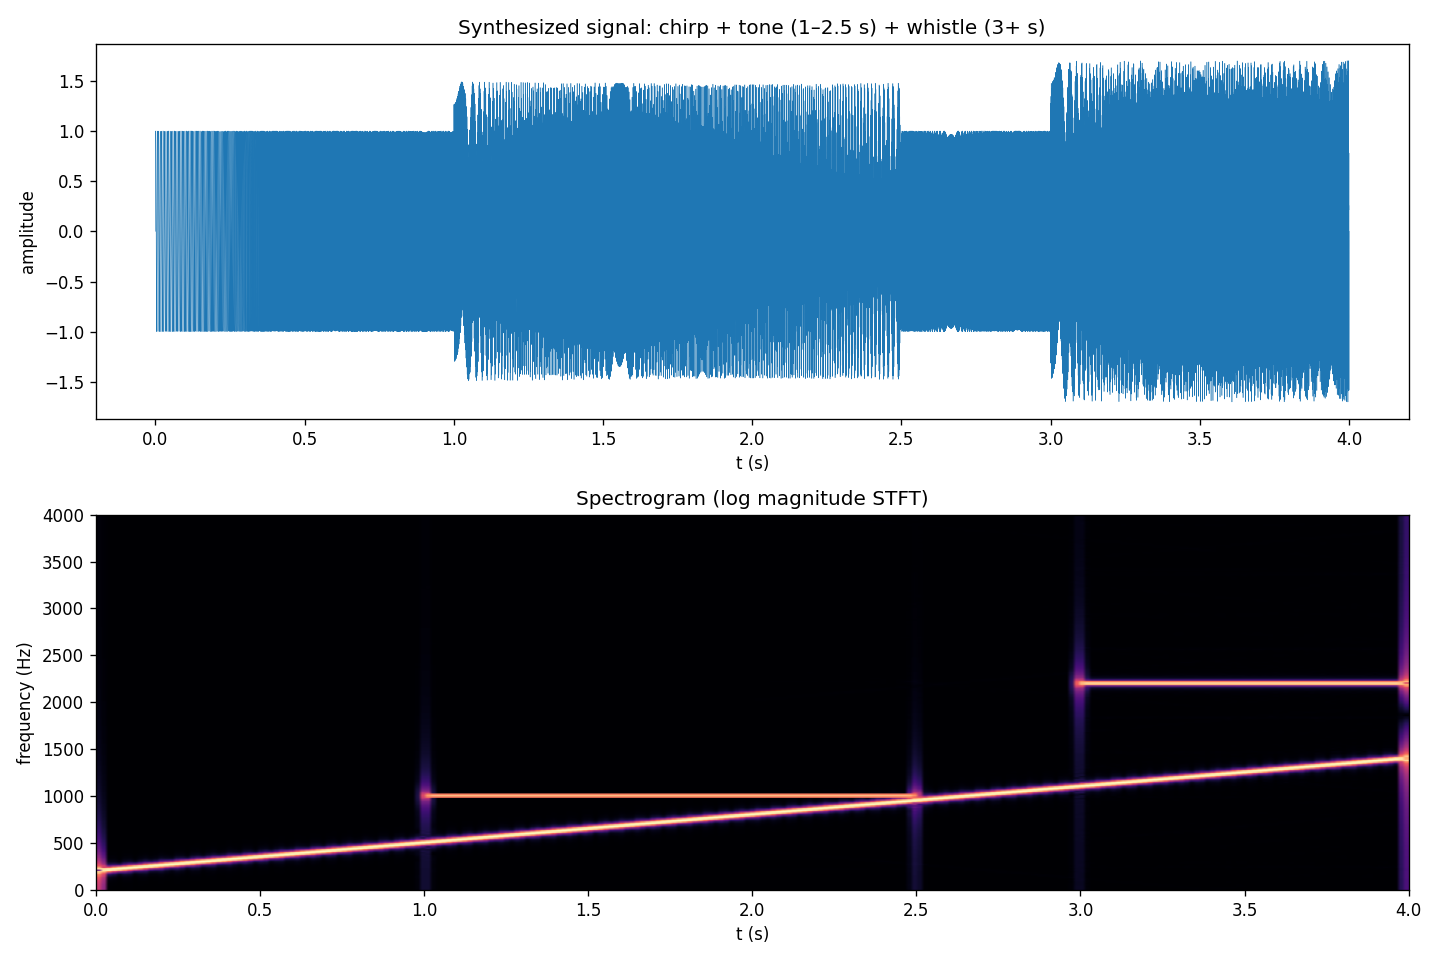

The script that drew this image:
"""Spectrogram — short-time Fourier transform.

The same Fourier idea (1807) applied to a sliding window gives a spectrogram:
which frequencies are present *when*. This is how Shazam recognizes songs
and how speech recognizers see phonemes.

This script synthesizes a signal (chirp + tone + whistle) so it runs without
needing a microphone or audio file.
"""
import math
from pathlib import Path

import matplotlib.pyplot as plt
import torch

sample_rate = 8000
duration = 4.0
t = torch.linspace(0, duration, int(sample_rate * duration))

chirp = torch.sin(2 * math.pi * (200 + 600 * t / duration) * t)
tone = 0.5 * torch.sin(2 * math.pi * 1000 * t) * ((t > 1.0) & (t < 2.5)).float()
whistle = 0.7 * torch.sin(2 * math.pi * 2200 * t) * (t > 3.0).float()
signal = chirp + tone + whistle

n_fft = 512
hop = 128
spec = torch.stft(
    signal,
    n_fft=n_fft,
    hop_length=hop,
    return_complex=True,
    window=torch.hann_window(n_fft),
)
mag = spec.abs()
log_mag = torch.log1p(mag)

fig, axes = plt.subplots(2, 1, figsize=(12, 8))
axes[0].plot(t.numpy(), signal.numpy(), lw=0.3)
axes[0].set_xlabel("t (s)")
axes[0].set_ylabel("amplitude")
axes[0].set_title("Synthesized signal: chirp + tone (1–2.5 s) + whistle (3+ s)")

freqs = torch.linspace(0, sample_rate / 2, mag.shape[0])
times = torch.arange(mag.shape[1]) * hop / sample_rate
axes[1].imshow(
    log_mag.numpy(),
    origin="lower",
    aspect="auto",
    extent=[times[0].item(), times[-1].item(), freqs[0].item(), freqs[-1].item()],
    cmap="magma",
)
axes[1].set_xlabel("t (s)")
axes[1].set_ylabel("frequency (Hz)")
axes[1].set_title("Spectrogram (log magnitude STFT)")

plt.tight_layout()
out = Path(__file__).with_suffix(".png")
plt.savefig(out, dpi=120)
print(f"Saved: {out}")
